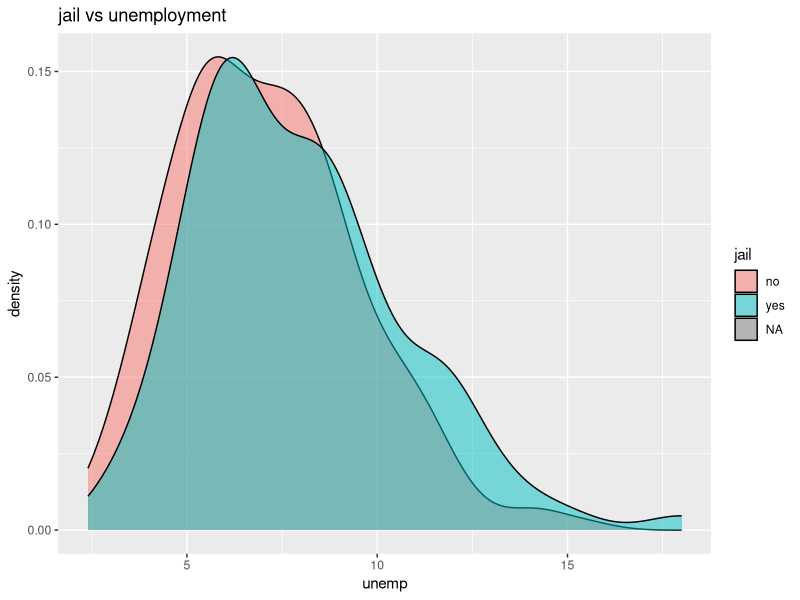
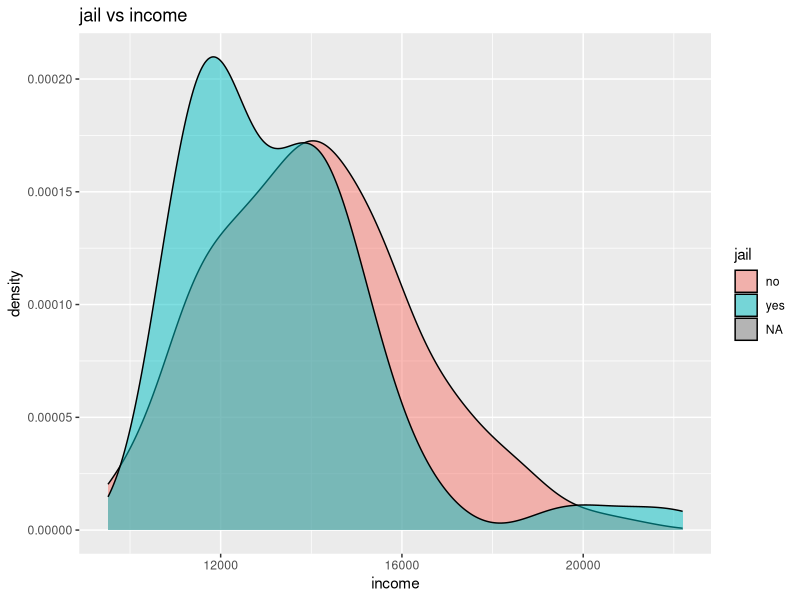
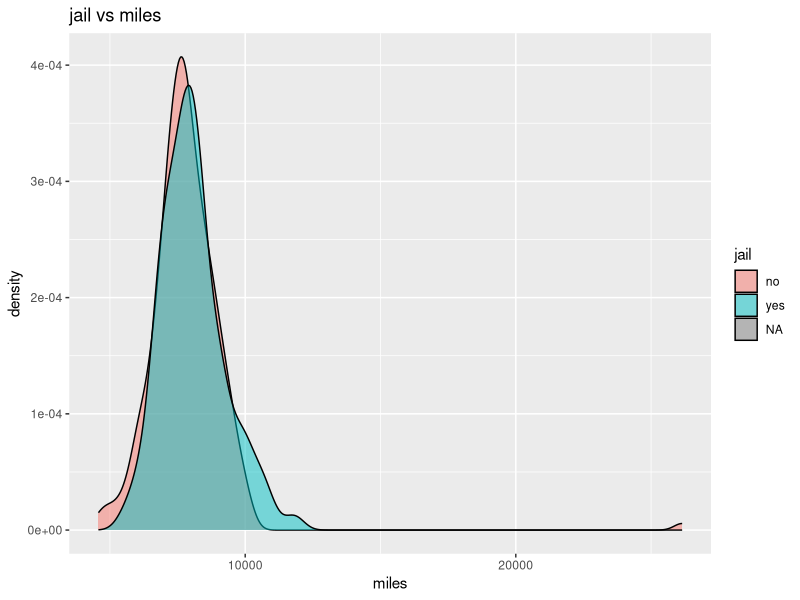
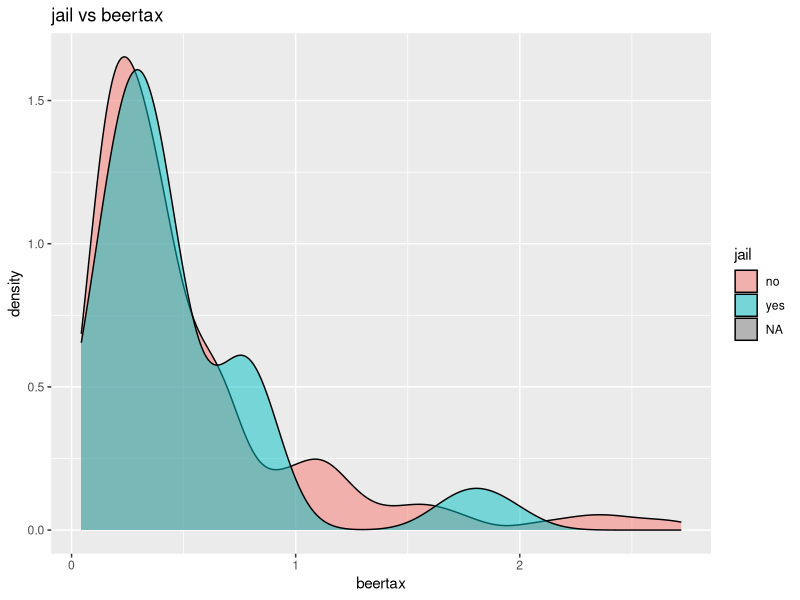
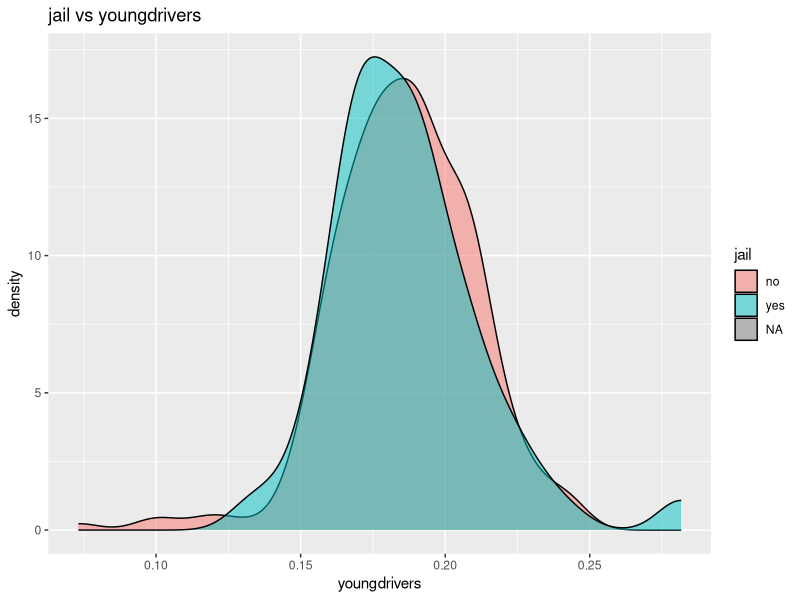

R code for these plots, in order: (Note: this script raises an error after producing the figures.)
## ---- chunk 1
library(AER)
library(tidyverse)
library(lubridate)
library(lmerTest)
library(scales)
library(kableExtra)
## ---- chunk 2
data('Fatalities')
## ---- chunk 3
summary(Fatalities[, c('year', 'state', 'pop', 'fatal', 'income', 'unemp', 'miles', 'beertax', 'youngdrivers',  'jail', 'breath', 'service')])
Fatalities[which(is.na(Fatalities$jail) | is.na(Fatalities$service)), c('state','year', 'jail', 'service')]
## ---- chunk 4
Fatalities$frate = Fatalities$fatal/Fatalities$pop
## ---- chunk 5

# explore  relationships between jail and unemployment
p1 = ggplot(data=Fatalities, aes(unemp, fill = jail)) + 
          geom_density( alpha = 0.5 ) + 
          labs(title = "jail vs unemployment")
# explore relationships between jail and income
p2 = ggplot(data=Fatalities, aes(income, fill = jail)) + 
          geom_density( alpha = 0.5 )+ 
  labs(title = "jail vs income")


# explore relationships between jail and miles
p3 = ggplot(data=Fatalities, aes(miles, fill = jail)) + 
          geom_density( alpha = 0.5 )+
  labs(title = "jail vs miles")

# explore relationships between jail and beertax
p4 =ggplot(data=Fatalities, aes(beertax, fill = jail)) + 
          geom_density( alpha = 0.5 ) + 
  labs(title = "jail vs beertax")
# explore relationships between jail and youngdrivers
p5 =ggplot(data=Fatalities, aes(youngdrivers, fill = jail)) + 
          geom_density( alpha = 0.5 ) +
   labs(title = "jail vs youngdrivers")


ggarrange(p1, p2, p3, p4, p5, labels = LETTERS[1:5],
          common.legend = TRUE, legend = "bottom")

## ---- chunk 6
# Adpated from http://www.sthda.com/english/wiki/scatter-plot-matrices-r-base-graphs
my_cols <- c("#00AFBB", "#FC4E07")  

# Correlation panel
panel.cor <- function(x, y){
    usr <- par("usr"); on.exit(par(usr))
    par(usr = c(0, 1, 0, 1))
    r <- cor(x, y)
    txt <- paste0("r = ", round(r, digits = 2))
    text(0.5, 0.5, txt, cex = 3*abs(r) )
}

# Customize upper panel
upper.panel<-function(x, y){
  points(x,y, pch = 19, col = alpha( my_cols[Fatalities$jail], 0.3 ) )
}

## ---- chunk 7
pairs( Fatalities[, c('frate', 'income', 'unemp', 'miles', 'beertax', 'youngdrivers') ],
       upper.panel = upper.panel,
       lower.panel = panel.cor )
## ---- chunk 8

summary( lmer(frate ~ jail + rescale(unemp) + rescale(income) + rescale(beertax) + rescale(youngdrivers) +  rescale(miles) + (1|state), data=Fatalities) )$coef %>% round(.,3) %>%  kable() %>% kable_styling()

## ---- chunk 9
# balance analysis before estimating propensity scores
summary( lm(miles ~ jail, data = Fatalities) )$coefficients %>% round(., 3) %>% kable() %>% kable_styling()
summary( lm(income ~ jail, data = Fatalities) ) $coefficients %>% round(., 3)%>% kable() %>% kable_styling()
summary( lm(beertax ~ jail, data = Fatalities) )$coefficients %>% round(., 3)%>% kable() %>% kable_styling()
summary( lm(youngdrivers ~ jail, data = Fatalities) )$coefficients %>% round(., 3) %>% kable() %>% kable_styling()
summary( lm(unemp ~ jail, data = Fatalities) )$coefficients %>% round(., 3) %>% kable() %>% kable_styling()
## ---- chunk 10
mod1 = glm(jail ~ unemp + income + beertax + youngdrivers + miles,
           family="binomial", data=Fatalities)
summary(mod1)$coef %>% round(., 3) %>% kable() %>% kable_styling()
## ---- chunk 11
prob1 = mod1$fitted.values
pscore1 = ifelse( Fatalities$jail == "yes", prob1,(1-prob1) )
weight1 = 1/pscore1

mod1_new = lmer(frate ~ jail + rescale(unemp) + rescale(income) + rescale(beertax) + rescale(youngdrivers) + rescale(miles) + (1|state), data=Fatalities, weights=weight1)

summary(mod1_new)$coef %>% round(., 3) %>% kable() %>% kable_styling()
## ---- chunk 12
# balance analysis after propensity score estimation
summary( lm(miles ~ jail, weight = weight1, data = Fatalities) )$coefficients %>% round(., 3) %>% kable() %>% kable_styling()
summary( lm(income ~ jail, weight = weight1,data = Fatalities) )$coefficients %>% round(., 3) %>% kable() %>% kable_styling()
summary( lm(beertax ~ jail, weight = weight1,data = Fatalities) )$coefficients %>% round(., 3) %>% kable() %>% kable_styling()
summary( lm(youngdrivers ~ jail, weight = weight1, data = Fatalities) )$coefficients %>% round(., 3) %>% kable() %>% kable_styling()
summary( lm(unemp ~ jail, weight = weight1, data = Fatalities) )$coefficients %>% round(., 3) %>% kable() %>% kable_styling()
## ---- chunk 13

summary( lmer(frate ~ breath + rescale(unemp) + rescale(income) + rescale(beertax) + rescale(youngdrivers) +  rescale(miles) + (1|state), data=Fatalities) )$coef %>% round(.,3) %>%  kable() %>% kable_styling()

## ---- chunk 14
# balance analysis before estimating propensity scores
summary( lm(miles ~ breath, data = Fatalities) )$coefficients %>% round(., 3) %>% kable() %>% kable_styling()
summary( lm(income ~ breath, data = Fatalities) ) $coefficients %>% round(., 3)%>% kable() %>% kable_styling()
summary( lm(beertax ~ breath, data = Fatalities) )$coefficients %>% round(., 3)%>% kable() %>% kable_styling()
summary( lm(youngdrivers ~ breath, data = Fatalities) )$coefficients %>% round(., 3) %>% kable() %>% kable_styling()
summary( lm(unemp ~ breath, data = Fatalities) )$coefficients %>% round(., 3) %>% kable() %>% kable_styling()
## ---- chunk 15
mod2 = glm(breath ~ unemp + income + beertax + youngdrivers + miles,
           family="binomial", data=Fatalities)
summary(mod2)$coef %>% round(., 3) %>% kable() %>% kable_styling()
## ---- chunk 16
prob2 = mod2$fitted.values
pscore2 = ifelse(Fatalities$breath == "yes", prob2,(1-prob2))
weight2 = 1/pscore2
mod2_new = lmer( frate ~ breath+rescale(unemp)+rescale(income)+rescale(beertax)+rescale(youngdrivers)+rescale(miles)+(1|state),data=Fatalities, weights=weight2)
summary(mod2_new)$coef %>% round(., 3) %>% kable() %>% kable_styling()
## ---- chunk 17
# balance analysis after propensity score estimation
summary( lm(miles ~ breath, weight = weight2, data = Fatalities) )$coefficients %>% round(., 3) %>% kable() %>% kable_styling()
summary( lm(income ~ breath, weight = weight2,data = Fatalities) )$coefficients %>% round(., 3) %>% kable() %>% kable_styling()
summary( lm(beertax ~ breath, weight = weight2,data = Fatalities) )$coefficients %>% round(., 3) %>% kable() %>% kable_styling()
summary( lm(youngdrivers ~ breath, weight = weight2, data = Fatalities) )$coefficients %>% round(., 3) %>% kable() %>% kable_styling()
summary( lm(unemp ~ breath, weight = weight2, data = Fatalities) )$coefficients %>% round(., 3) %>% kable() %>% kable_styling()
## ---- chunk 18
mod3 = glm(service ~ rescale(unemp)+rescale(income)+rescale(beertax)+rescale(youngdrivers)+rescale(miles),
           family="binomial", data=Fatalities)
prob3 = mod3$fitted.values
pscore3 = ifelse(Fatalities$service == "yes", prob3,(1-prob3))
weight3 = 1/pscore3
mod3_new = lmer(frate~service+rescale(unemp)+rescale(income)+rescale(beertax)+rescale(youngdrivers)+
                  rescale(miles)+(1|state),data=Fatalities, weights=weight3)
summary(mod3_new)$coefficients %>% round(., 3) %>% kable() %>% kable_styling()
## ---- chunk 19
# balance analysis before propensity score estimation
summary( lm(miles ~ service, data = Fatalities) )$coefficients %>% round(., 3) %>% kable() %>% kable_styling()
summary( lm(income ~ service,data = Fatalities) )$coefficients %>% round(., 3) %>% kable() %>% kable_styling()
summary( lm(beertax ~ service, data = Fatalities) )$coefficients %>% round(., 3) %>% kable() %>% kable_styling()
summary( lm(youngdrivers ~ service, data = Fatalities) )$coefficients %>% round(., 3) %>% kable() %>% kable_styling()
summary( lm(unemp ~ service, data = Fatalities) )$coefficients %>% round(., 3) %>% kable() %>% kable_styling()

# balance analysis after propensity score estimation
summary( lm(miles ~ service, weight = weight3, data = Fatalities) )$coefficients %>% round(., 3) %>% kable() %>% kable_styling()
summary( lm(income ~ service, weight = weight3,data = Fatalities) )$coefficients %>% round(., 3) %>% kable() %>% kable_styling()
summary( lm(beertax ~ service, weight = weight3,data = Fatalities) )$coefficients %>% round(., 3) %>% kable() %>% kable_styling()
summary( lm(youngdrivers ~ service, weight = weight3, data = Fatalities) )$coefficients %>% round(., 3) %>% kable() %>% kable_styling()
summary( lm(unemp ~ service, weight = weight3, data = Fatalities) )$coefficients %>% round(., 3) %>% kable() %>% kable_styling()
